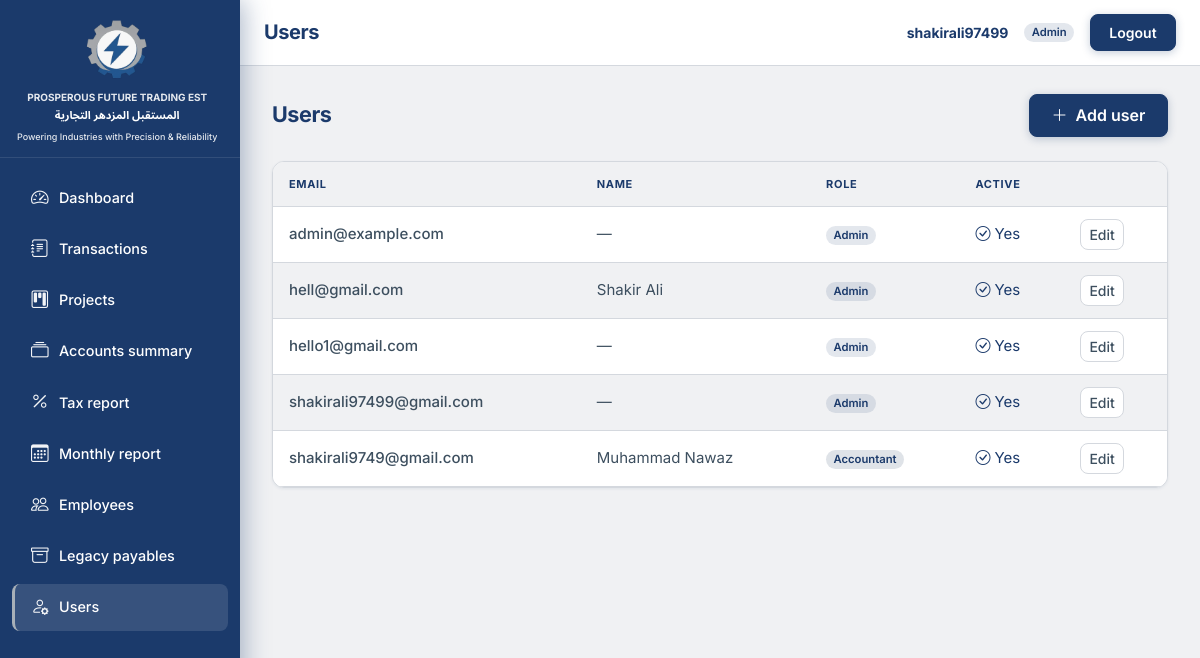
Screenshot of /accounts/users/ (signed in) with the database file from the repository.
### accounts/models.py (models this page shows, shortened)
class User(AbstractBaseUser, PermissionsMixin):
    email = models.EmailField(unique=True)
    full_name = models.CharField(max_length=255, blank=True)
    role = models.CharField(max_length=20, choices=Role.choices, default=Role.VIEWER)
    is_staff = models.BooleanField(default=False)
    is_active = models.BooleanField(default=True)
    date_joined = models.DateTimeField(default=timezone.now)
    objects = UserManager()
    USERNAME_FIELD = "email"
    REQUIRED_FIELDS = []
    class Meta:
        ordering = ["email"]
    @property
    def display_name(self):
        name = (self.full_name or "").strip()
        if name:
            return name
        return self.email.split("@")[0] if self.email else ""

### accounts/views.py (the view)
# urls.py: path("users/", views.UserListView.as_view(), name="user_list"),
class UserListView(AdminOnlyMixin, ListView):
    model = User
    template_name = "accounts/user_list.html"
    context_object_name = "users"
    def get_queryset(self):
        return (
            User.objects.only(
                "id", "email", "full_name", "role", "is_active", "date_joined"
            )
            .order_by("email")
        )

### TradingEST/context_processors.py (called while the page is built)
def brand(_request):
    return {
        "brand_name_ar": BRAND_NAME_AR,
        "brand_name_en": BRAND_NAME_EN,
        "brand_tagline": BRAND_TAGLINE,
    }

### accounts/mixins.py (called while the page is built)
    def dispatch(self, request, *args, **kwargs):
        if not request.user.is_authenticated:
            return HttpResponseRedirect(self.resolve_redirect(request))
        if getattr(request.user, "role", None) != Role.ADMIN:
            raise PermissionDenied("Admin only.")
        return super(SessionAuthenticatedMixin, self).dispatch(request, *args, **kwargs)

### templates/accounts/user_list.html (shortened to what this page needs)
{% extends "base.html" %}
{% block header_title %}Users{% endblock %}
{% block content %}
<div class="te-page-heading-row">
  <h1>Users</h1>
  <a class="btn te-btn-gradient" href="{% url 'accounts:user_add' %}"><i class="bi bi-plus-lg me-1"></i> Add user</a>
</div>
{% if users %}
<div class="te-table-card">
  <div class="table-responsive">
    <table class="table mb-0 align-middle">
      <thead><tr><th>Email</th><th>Name</th><th>Role</th><th>Active</th><th></th></tr></thead>
      <tbody>
        {% for u in users %}
        <tr>
          <td class="fw-medium">{{ u.email }}</td>
          <td>{{ u.full_name|default:"—" }}</td>
          <td>
            {% if u.role == 'admin' %}
            <span class="badge rounded-pill badge-role-admin">{{ u.get_role_display }}</span>
            {% elif u.role == 'accountant' %}
            <span class="badge rounded-pill badge-role-accountant">{{ u.get_role_display }}</span>
            {% else %}
            <span class="badge rounded-pill badge-role-viewer">{{ u.get_role_display }}</span>
            {% endif %}
          </td>
          <td>{% if u.is_active %}<span class="text-success"><i class="bi bi-check-circle me-1"></i>Yes</span>{% else %}<span class="text-muted">No</span>{% endif %}</td>
          <td><a class="btn btn-sm te-btn-secondary" href="{% url 'accounts:user_edit' u.pk %}">Edit</a></td>
        </tr>
        {% endfor %}
      </tbody>
    </table>
  </div>
</div>
{% else %}
<div class="te-page-card te-empty-state">
  <i class="bi bi-person-x" aria-hidden="true"></i>
  <p>No users yet.</p>
</div>
{% endif %}
{% endblock %}

### templates/base.html (shortened to what this page needs)
{% load static %}
<!DOCTYPE html>
<html lang="en">
<head>
  <link href="https://cdn.jsdelivr.net/npm/bootstrap@5.3.3/dist/css/bootstrap.min.css" rel="stylesheet"
>
  <link rel="stylesheet" href="https://cdn.jsdelivr.net/npm/bootstrap-icons@1.11.3/font/bootstrap-icons.min.css">
  <link rel="stylesheet" href="{% static 'css/app.css' %}">
</head>
<body class="te-app-body">
<div class="te-app-layout">
  <div class="te-app-main">
    <header class="te-topbar">
      <div class="te-topbar-desktop d-none d-md-flex w-100 align-items-center justify-content-between gap-3 min-w-0">
        <h1 class="te-topbar-title text-truncate mb-0 flex-grow-1 min-w-0">{% block header_title %}Dashboard{% endblock %}</h1>
        {% if user.is_authenticated %}
        <div class="te-topbar-actions flex-shrink-0">
          <span class="te-topbar-user d-none d-lg-inline">{{ user.display_name }}</span>
          {% if user.role == 'admin' %}
          <span class="badge rounded-pill badge-role-admin">{{ user.get_role_display }}</span>
          {% elif user.role == 'accountant' %}
          <span class="badge rounded-pill badge-role-accountant">{{ user.get_role_display }}</span>
          {% else %}
          <span class="badge rounded-pill badge-role-viewer">{{ user.get_role_display }}</span>
          {% endif %}
          <form action="{% url 'accounts:logout' %}" method="post" class="d-inline mb-0">
            <button type="submit" class="btn btn-sm te-btn-logout">Logout</button>
          </form>
        </div>
        {% endif %}
      </div>
    </header>
    <div class="te-content-wrap">
      {% block content %}{% endblock %}
    </div>
  </div>
  <aside id="teSidebar" class="te-sidebar" aria-label="Main navigation">
    <div class="te-sidebar-head">
      <div class="te-sidebar-logo">
        {% include "partials/sidebar_brand.html" %}
      </div>
    </div>
    <div class="te-sidebar-nav">
      {% include "partials/sidebar_nav.html" %}
    </div>
  </aside>
</div>
</body>
</html>

### rows the page displays
User: display_name "shakirali97499", role "Admin", email "shakirali97499@gmail.com", full_name "—", is_active True (drawn)
User: email "admin@example.com", full_name "—", role "Admin", is_active True (drawn)
User: email "hell@gmail.com", full_name "Shakir Ali", role "Admin", is_active True (drawn)
User: email "hello1@gmail.com", full_name "—", role "Admin", is_active True (drawn)
User: email "shakirali9749@gmail.com", full_name "Muhammad Nawaz", role "Accountant", is_active True (drawn)

### other values shown
{{ brand_name_en }} "PROSPEROUS FUTURE TRADING EST"
{{ brand_name_ar }} "المستقبل المزدهر التجارية"
{{ brand_tagline }} "Powering Industries with Precision & Reliability"
